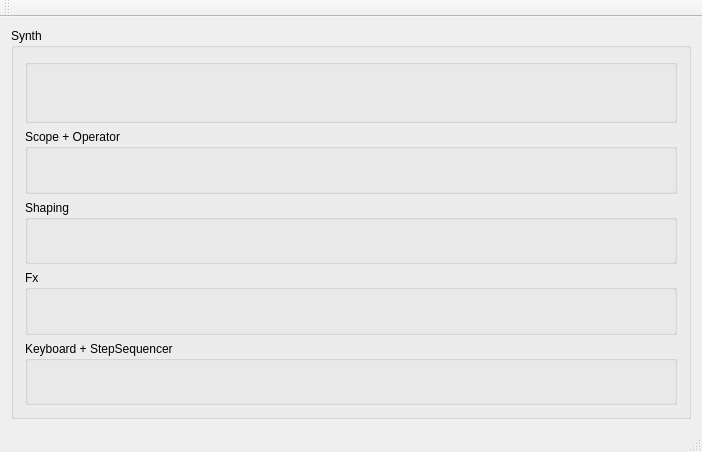
<?xml version="1.0" encoding="UTF-8"?>
<ui version="4.0">
 <class>MainWindow</class>
 <widget class="QMainWindow" name="MainWindow">
  <property name="geometry">
   <rect>
    <x>0</x>
    <y>0</y>
    <width>702</width>
    <height>452</height>
   </rect>
  </property>
  <property name="windowTitle">
   <string>Synth8</string>
  </property>
  <widget class="QWidget" name="centralWidget">
   <layout class="QHBoxLayout" name="horizontalLayout">
    <item>
     <widget class="QGroupBox" name="groupBox_Synth">
      <property name="title">
       <string>Synth</string>
      </property>
      <layout class="QVBoxLayout" name="verticalLayout">
       <item>
        <widget class="QGroupBox" name="groupBox_AudioDevice">
         <property name="sizePolicy">
          <sizepolicy hsizetype="Preferred" vsizetype="Preferred">
           <horstretch>0</horstretch>
           <verstretch>0</verstretch>
          </sizepolicy>
         </property>
         <property name="title">
          <string/>
         </property>
         <property name="alignment">
          <set>Qt::AlignLeading|Qt::AlignLeft|Qt::AlignTop</set>
         </property>
         <layout class="QHBoxLayout" name="horizontalLayout_4">
          <item>
           <widget class="QLabel" name="label_2">
            <property name="text">
             <string/>
            </property>
           </widget>
          </item>
         </layout>
        </widget>
       </item>
       <item>
        <widget class="QGroupBox" name="groupBox_Operator">
         <property name="title">
          <string>Scope + Operator</string>
         </property>
         <layout class="QHBoxLayout" name="horizontalLayout_5">
          <item>
           <widget class="QLabel" name="label">
            <property name="text">
             <string/>
            </property>
           </widget>
          </item>
         </layout>
        </widget>
       </item>
       <item>
        <widget class="QGroupBox" name="groupBox_Shaping">
         <property name="title">
          <string>Shaping</string>
         </property>
         <property name="flat">
          <bool>false</bool>
         </property>
         <layout class="QHBoxLayout" name="horizontalLayout_2">
          <item>
           <widget class="QLabel" name="label_3">
            <property name="text">
             <string/>
            </property>
           </widget>
          </item>
         </layout>
        </widget>
       </item>
       <item>
        <widget class="QGroupBox" name="groupBox_Fx">
         <property name="title">
          <string>Fx</string>
         </property>
         <layout class="QHBoxLayout" name="horizontalLayout_6">
          <item>
           <widget class="QLabel" name="label_5">
            <property name="text">
             <string/>
            </property>
           </widget>
          </item>
         </layout>
        </widget>
       </item>
       <item>
        <widget class="QGroupBox" name="groupBox_Keyboard">
         <property name="title">
          <string>Keyboard + StepSequencer</string>
         </property>
         <layout class="QHBoxLayout" name="horizontalLayout_3">
          <item>
           <widget class="QLabel" name="label_4">
            <property name="text">
             <string/>
            </property>
           </widget>
          </item>
         </layout>
        </widget>
       </item>
      </layout>
     </widget>
    </item>
   </layout>
  </widget>
  <widget class="QMenuBar" name="menuBar">
   <property name="geometry">
    <rect>
     <x>0</x>
     <y>0</y>
     <width>702</width>
     <height>25</height>
    </rect>
   </property>
  </widget>
  <widget class="QToolBar" name="mainToolBar">
   <attribute name="toolBarArea">
    <enum>TopToolBarArea</enum>
   </attribute>
   <attribute name="toolBarBreak">
    <bool>false</bool>
   </attribute>
  </widget>
  <widget class="QStatusBar" name="statusBar"/>
 </widget>
 <layoutdefault spacing="6" margin="11"/>
 <resources/>
 <connections/>
</ui>
